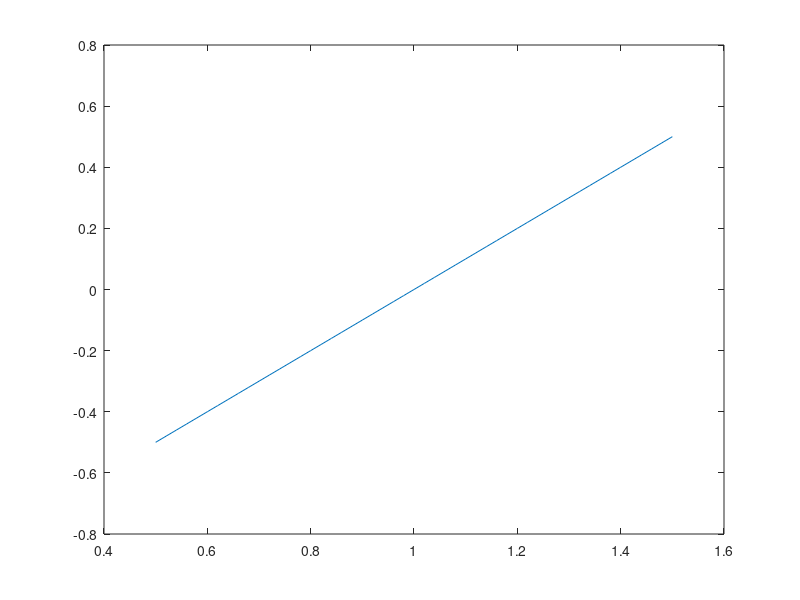

This chart was generated by the following MATLAB code: (Note: this script raises an error after producing the figure.)
clear all;
clc;
close all;

% Importing the data
data = importdata('hold_snm.csv'); % Change filename appropriately
vin = data(:,1); % First column: vin
vout = data(:,2); % Second column: vout

% Assigning variables for convenience
vin1 = vin; 
vout1 = vout;
vin2 = vout1;
vout2 = vin1;

% Initialize variables for maximum diagonal distance and calculation
maxdiagonal = 0;
distance = 0;

% Loop through the data to calculate the diagonal distance for each point
for loopvar = 1:length(vin1)
    % Creating 45-degree lines from each point
    x = linspace(vin2(loopvar)-0.5, vin2(loopvar)+0.5, length(vin2));
    y = linspace(vout2(loopvar)-0.5, vout2(loopvar)+0.5, length(vout2));
    
    % Plotting the 45-degree lines
    plot(x, y);
    hold on;
    
    % Finding intersection points between the 45-degree lines and the original data
    P = InterX([x; y], [vin1'; vout1']);
    
    % Plot the intersection points
    plot(x, y, vin1, vout1, vin2, vout2, P(1,:), P(2,:), 'ro');
    
    try
        % Calculate the distance from the intersection point to the current point
        mypts = [vin2(loopvar) P(1); vout2(loopvar) P(2)];
        distance = dist(mypts); % Assuming 'dist' is a function to compute distance
        distance = distance(2); % Get the actual distance value
    catch
        % In case of error, skip this iteration
    end
    
    % Update maximum diagonal if the current distance is greater
    if(distance > maxdiagonal)
        maxdiagonal = distance;
        myx = vin2(loopvar);
        myy = vout2(loopvar);
    end
end

% Plot the original data points vin1 and vout1
figure();
plot(vin1, vout1, 'b-', 'LineWidth', 1.5);
hold on;

% Plot the vin2 and vout2 data points
plot(vin2, vout2, 'r-', 'LineWidth', 1.5);
grid on;
title('V(Q) vs V(Qb)');
xlim([-0.1 1.1]);  % Set the x-axis limits from -0.1 to 1.1
ylim([-0.1 1.1]);  % Set the y-axis limits from -0.1 to 1.1
xlabel('V(Qb)');
ylabel('V(Q)');

% Display the maximum diagonal distance and the lowest diagonal point (myx, myy)
disp(['Max Diagonal Distance: ', num2str(maxdiagonal)]);
disp(['Lowest Diagonal Point (myx, myy): (', num2str(myx), ', ', num2str(myy), ')']);

% Calculate the highest diagonal point (x2, y2) using the max diagonal distance
x2 = myx + maxdiagonal * cosd(45);
y2 = myy + maxdiagonal * sind(45);

% Plot the diagonal line from (myx, myy) to (x2, y2)
plot([myx, x2], [myy, y2], 'g--', 'MarkerFaceColor', 'r', 'LineWidth', 1);

% Calculate the other two points of the square by moving from (myx, myy) and (x2, y2)
x3 = myx;
y3 = myy + maxdiagonal * sind(45);

x4 = x2;
y4 = y2 - maxdiagonal * sind(45);

% Plot the square using the calculated points
plot([myx, x3], [myy, y3], 'k-', 'LineWidth', 1.5);  % Line from (myx, myy) to (x3, y3)
plot([x2, x4], [y2, y4], 'k-', 'LineWidth', 1.5);  % Line from (x2, y2) to (x4, y4)
plot([x2, x3], [y2, y3], 'k-', 'LineWidth', 1.5);  % Line from (x2, y2) to (x3, y3)
plot([x4, myx], [y4, myy], 'k-', 'LineWidth', 1.5);  % Closing the square

% Show the square and the plot
hold off;
